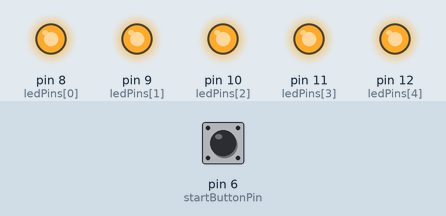
Simulated run of this sketch. Board: Arduino Uno, built with avr-gcc and run on an emulated ATmega328P. Shown: output pins drawn as LEDs (lit = HIGH). Inputs (shaded band) come from the test bench; at power-on: pin 6 (startButtonPin) HIGH.

Above: at 1.2 s.
1.3 s: pin 6 (startButtonPin) pulled LOW for 3.2 s
At 2.2 s:
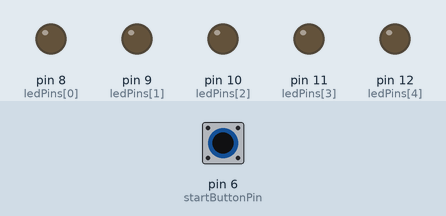
Timing chart, 0 to 6.0 s (numbered marks = the images above; inputs shaded):
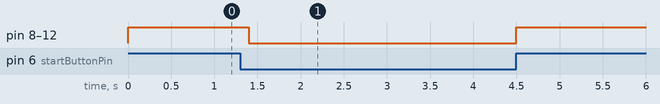

Measured:
- after the input at 1.3 s, pin 8 (ledPins[0]), pin 9 (ledPins[1]), pin 10 (ledPins[2]), pin 11 (ledPins[3]), pin 12 (ledPins[4]): HIGH → LOW after 0.10 s, → HIGH 3.1 s later

The sketch:

BlinkWithoutDelay.ino
```cpp
/*

Sinterklaas Map Game

1. Push a start button

2. Play an LED sequence on the map

3. Wait for pedalling. Count times that we pass the reed switch (=1 revolution), advance on the map one country at a time

 */

const int startButtonPin = 6;
const int reedSwitchPin = 7;
const int ledPins[] = {8,9,10,11,12};
const int numLeds = 5;
const long interval = 1000;           // interval at which to blink (milliseconds)
const int revolutionsPerStage = 15;

int debounceDelay = 500; // for switches--interval to ignore short button presses/reed switch open/close
long lastDebounce = 0;
int buttonState = LOW;
int mapStage = 0;
int currentRevolutions = 0;

unsigned long previousMillis = 0;        // will store last time LED was updated
unsigned long previousReedMillis = 0; // will store last time we passed the Reed switch to allow some debouncing

void setup() {
  // set pin modes
  for (int thisPin = 0; thisPin < numLeds; thisPin++)  {
    pinMode(ledPins[thisPin], OUTPUT);
  }
  pinMode(startButtonPin, INPUT);
  pinMode(reedSwitchPin,INPUT);

  // activate the pull-up resistor for buttons
  digitalWrite(reedSwitchPin,HIGH);
  digitalWrite(startButtonPin,HIGH);

}

// Main program loop
void loop()
{

  buttonState = digitalRead(startButtonPin);

  // wait for button press to begin program proper. we won't get back to this state except on first boot or if program finishes
  if (buttonState == HIGH) {

    blinkLEDs();

      //trackProgress();
  }

}


void trackProgress() {

  int blinkState = LOW;
  unsigned long currentMillis = millis();
  unsigned int numRevolutions = 0;
  int reedState = LOW;

  do {

    currentMillis = millis();

    if (mapStage > 0) {
      digitalWrite(ledPins[mapStage-1], HIGH); // set the previous LED pin to ON
    }

    // blink the current goal LED at constant interval specified earlier
    if (currentMillis - previousMillis >= interval ) {
      // save the last time you blinked the LED
      previousMillis = currentMillis;
      blinkState = !blinkState;
      digitalWrite(ledPins[mapStage], blinkState);
    }

    reedState = digitalRead(reedSwitchPin);

    if (reedState == HIGH) {
        numRevolutions++;
    }

    if (numRevolutions >= revolutionsPerStage) {
       mapStage++;
       numRevolutions = 0;
    }

  } while (mapStage < numLeds);

}

// perform a simple welcome sequence to indicate we are ready to start pedalling
void blinkLEDs() {

   // flash the LEDs twice
   for (int k = 0; k < 2; k++) {
     for (int l = 0; l < numLeds; l++) {
         digitalWrite(ledPins[l], HIGH);
     }
     delay(100);
     for (int m = 0; m < numLeds; m++) {
         digitalWrite(ledPins[m], LOW);
     }
   }

}
```
